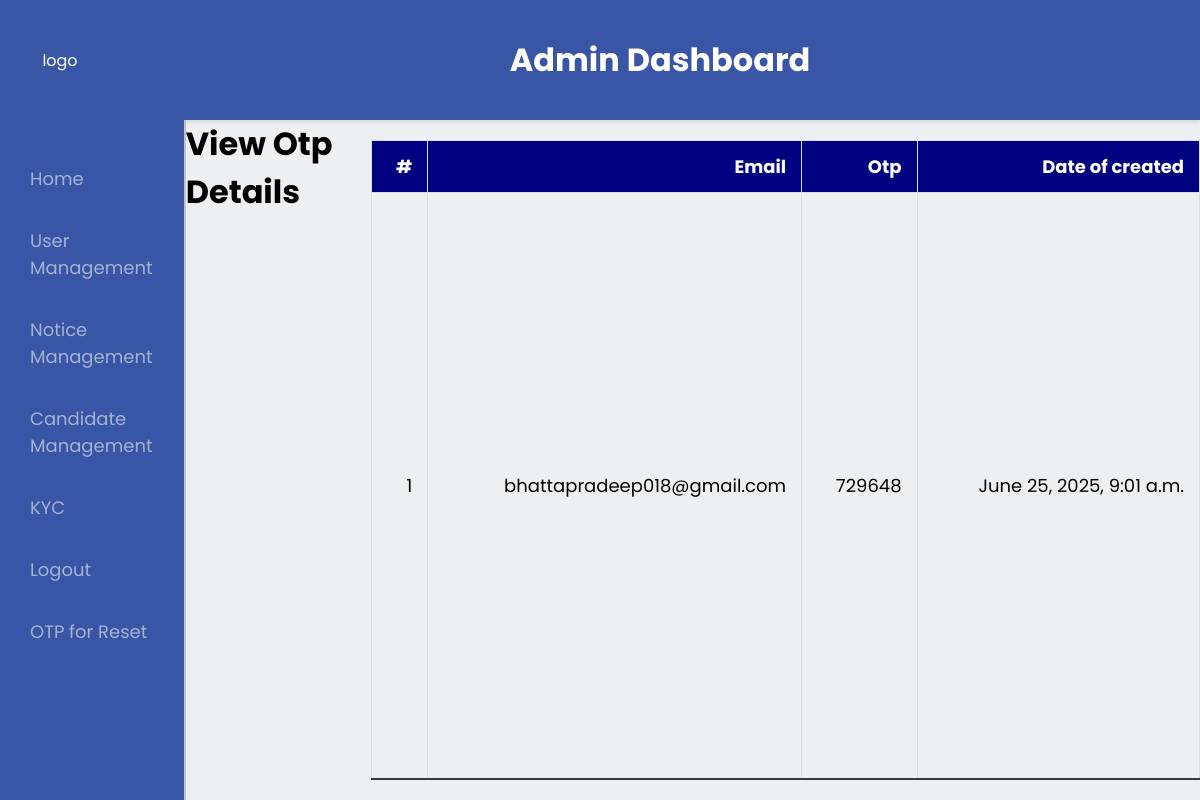
The page /view_otp/ on the database as committed earlier.
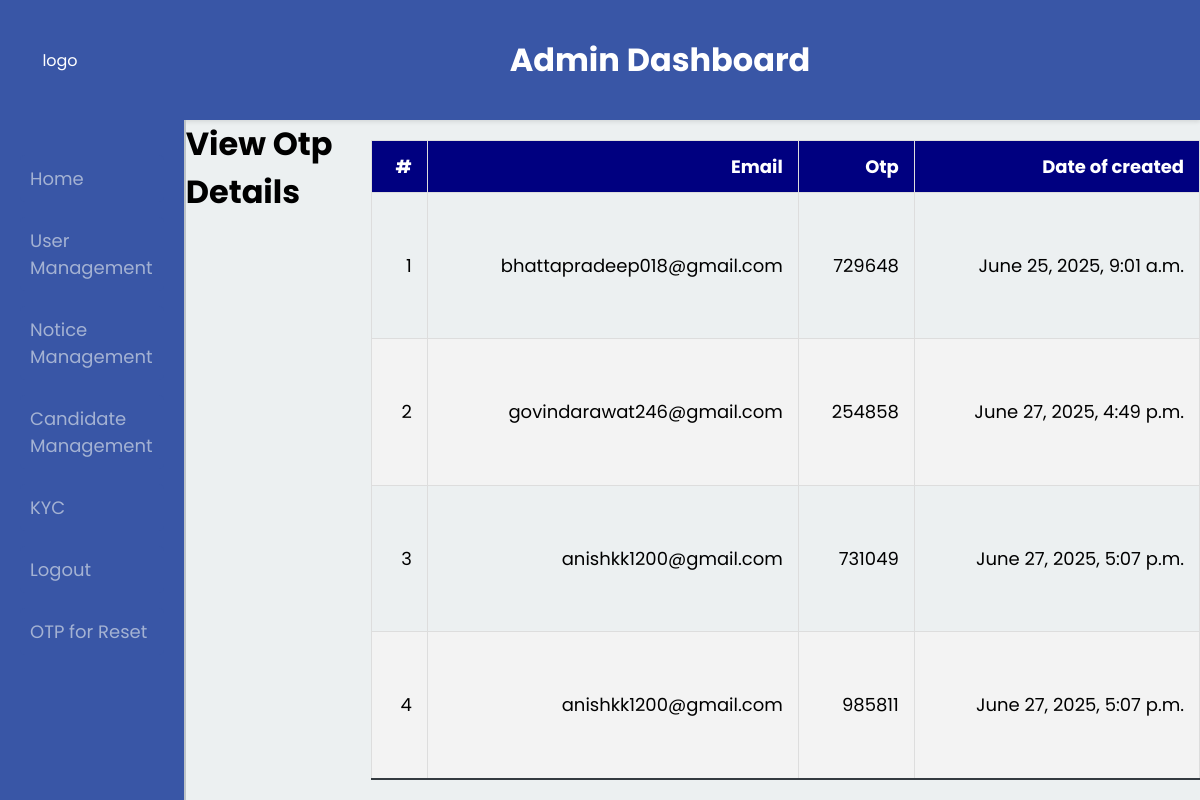
The same page on the database as committed later.
### myapp/models.py (models this page shows)
class EmailVerification(models.Model):
    email = models.EmailField()
    otp_code = models.CharField(max_length=6)
    created_at = models.DateTimeField(auto_now_add=True)
    class Meta:
        db_table = 'emailverification'

### myapp/views.py (the view)
# urls.py: path('view_otp/', views.view_otp, name='view_otp'),
def view_otp(request):
    users = EmailVerification.objects.all()
    return render(request, 'myapp/view_otp.html', {'users': users})

### myapp/templates/myapp/view_otp.html (shortened to what this page needs)
{% extends "myapp/base.html" %}
{% block head %}
    {% load static %}
    <link rel="stylesheet" href="{% static 'myapp/css/view_user.css' %}">
{% endblock %}
{% block content %}
    <h1>View Otp Details</h1>
    <table class="user-table">
        <thead>
            <tr>
                <th>#</th>
                <th>Email</th>
                <th>Otp</th>
                <th>Date of created</th>
            </tr>
        </thead>
        <tbody>
            {% for user in users %}
            <tr>
                <td data-label="#"> {{ forloop.counter }}</td>
                <td data-label="Email">{{ user.email }}</td>
                <td data-label="Otp Code">{{ user.otp_code }}</td>
                <td data-label="Date of created">{{ user.created_at }}</td>
            </tr>
            {% endfor %}
        </tbody>
    </table>
{% endblock %}

Rows that differ between the two databases and show on the page:
added EmailVerification: email "govindarawat246@gmail.com", otp_code "254858", created_at "June 27, 2025, 4:49 p.m."
added EmailVerification: email "anishkk1200@gmail.com", otp_code "731049", created_at "June 27, 2025, 5:07 p.m."
added EmailVerification: email "anishkk1200@gmail.com", otp_code "985811", created_at "June 27, 2025, 5:07 p.m."
